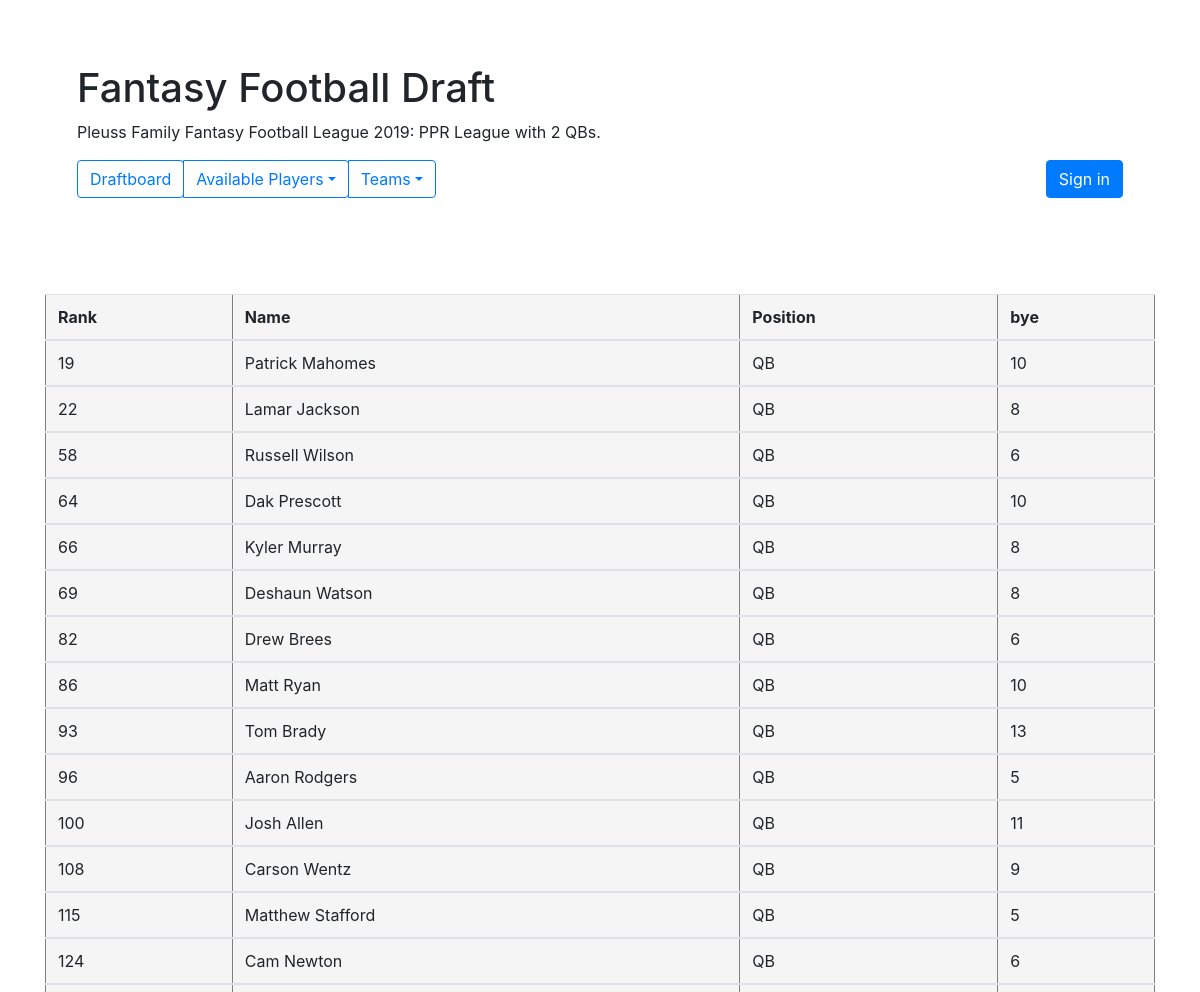
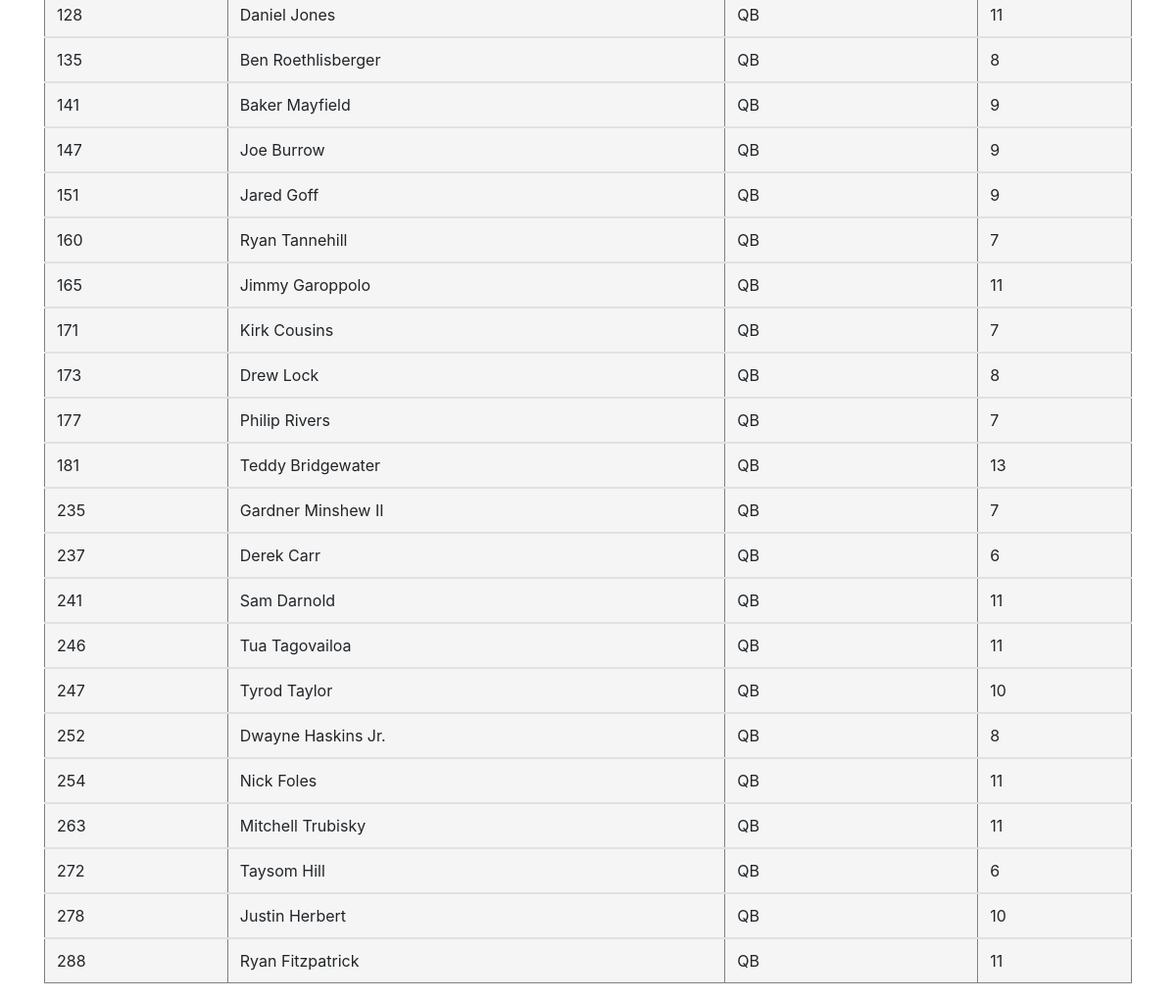
Screenshot of /position/QB with the database file from the repository (2 pictures, top to bottom).
### ffdraft/models.py (models this page shows, shortened)
class Player(models.Model):
    rk = models.CharField(max_length=20, primary_key=True)
    name = models.CharField(max_length=100)
    pos = models.CharField(max_length=20)
    bye = models.CharField(max_length=20)

### ffdraft/views.py (the view)
# urls.py: path('position/<POS>', position, name='position'),
def position(request, POS):
    table = Player.objects.exclude(draft__player__isnull=False).filter(pos=POS)
    return render(request, "ffdraft/player_list.html", {'table': table})

### ffdraft/templates/ffdraft/player_list.html
{% extends 'ffdraft/base.html' %}
{% block content %}
<table style="background:WhiteSmoke !important"class="table"border="1" width="600">
  <thead>
  <tr>
      <th>Rank</th>
      <th>Name</th>
      <th>Position</th>
      <th>bye</th>
  </tr>
  </thead>
  <tbody>
  {% for player in table %}
      <tr>
          <td>{{ player.rk }}</td>
          <td>{{ player.name }}</td>
          <td>{{ player.pos }}</td>
          <td>{{ player.bye }}</td>
      </tr>
  </tbody>
{% endfor %}
</table>
{% endblock %}

### rows the page displays
Player: rk "19", name "Patrick Mahomes", pos "QB", bye "10"
Player: rk "22", name "Lamar Jackson", pos "QB", bye "8"
Player: rk "58", name "Russell Wilson", pos "QB", bye "6"
Player: rk "64", name "Dak Prescott", pos "QB", bye "10"
Player: rk "66", name "Kyler Murray", pos "QB", bye "8"
Player: rk "69", name "Deshaun Watson", pos "QB", bye "8"
Player: rk "82", name "Drew Brees", pos "QB", bye "6"
Player: rk "86", name "Matt Ryan", pos "QB", bye "10"
Player: rk "93", name "Tom Brady", pos "QB", bye "13"
Player: rk "96", name "Aaron Rodgers", pos "QB", bye "5"
Player: rk "100", name "Josh Allen", pos "QB", bye "11"
Player: rk "108", name "Carson Wentz", pos "QB", bye "9"
Player: rk "115", name "Matthew Stafford", pos "QB", bye "5"
Player: rk "124", name "Cam Newton", pos "QB", bye "6"
Player: rk "128", name "Daniel Jones", pos "QB", bye "11"
Player: rk "135", name "Ben Roethlisberger", pos "QB", bye "8"
Player: rk "141", name "Baker Mayfield", pos "QB", bye "9"
Player: rk "147", name "Joe Burrow", pos "QB", bye "9"
Player: rk "151", name "Jared Goff", pos "QB", bye "9"
Player: rk "160", name "Ryan Tannehill", pos "QB", bye "7"
Player: rk "165", name "Jimmy Garoppolo", pos "QB", bye "11"
Player: rk "171", name "Kirk Cousins", pos "QB", bye "7"
Player: rk "173", name "Drew Lock", pos "QB", bye "8"
Player: rk "177", name "Philip Rivers", pos "QB", bye "7"
Player: rk "181", name "Teddy Bridgewater", pos "QB", bye "13"
Player: rk "235", name "Gardner Minshew II", pos "QB", bye "7"
Player: rk "237", name "Derek Carr", pos "QB", bye "6"
Player: rk "241", name "Sam Darnold", pos "QB", bye "11"
Player: rk "246", name "Tua Tagovailoa", pos "QB", bye "11"
Player: rk "247", name "Tyrod Taylor", pos "QB", bye "10"
Player: rk "252", name "Dwayne Haskins Jr.", pos "QB", bye "8"
Player: rk "254", name "Nick Foles", pos "QB", bye "11"
Player: rk "263", name "Mitchell Trubisky", pos "QB", bye "11"
Player: rk "272", name "Taysom Hill", pos "QB", bye "6"
Player: rk "278", name "Justin Herbert", pos "QB", bye "10"
Player: rk "288", name "Ryan Fitzpatrick", pos "QB", bye "11"
